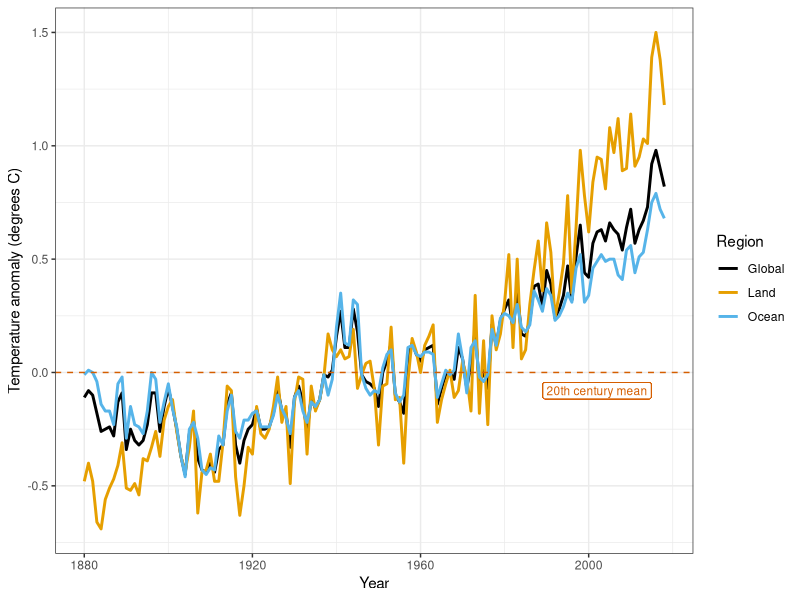
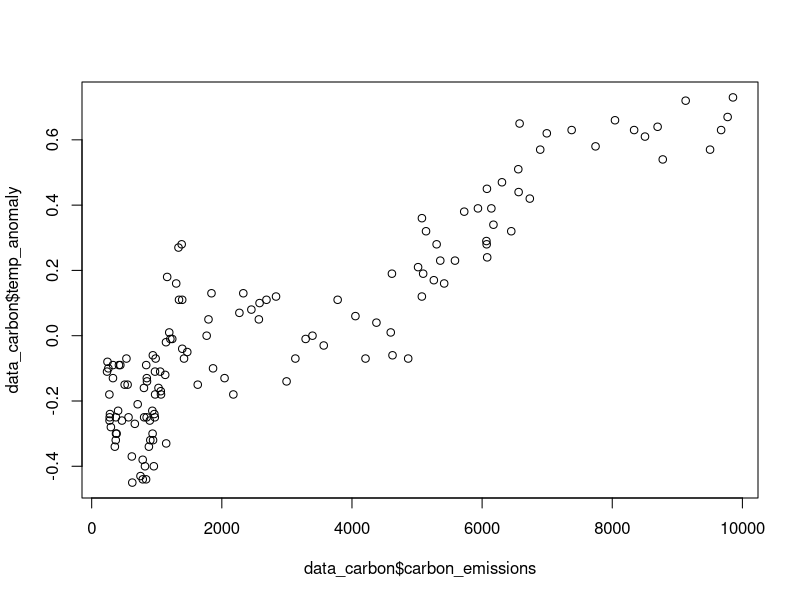
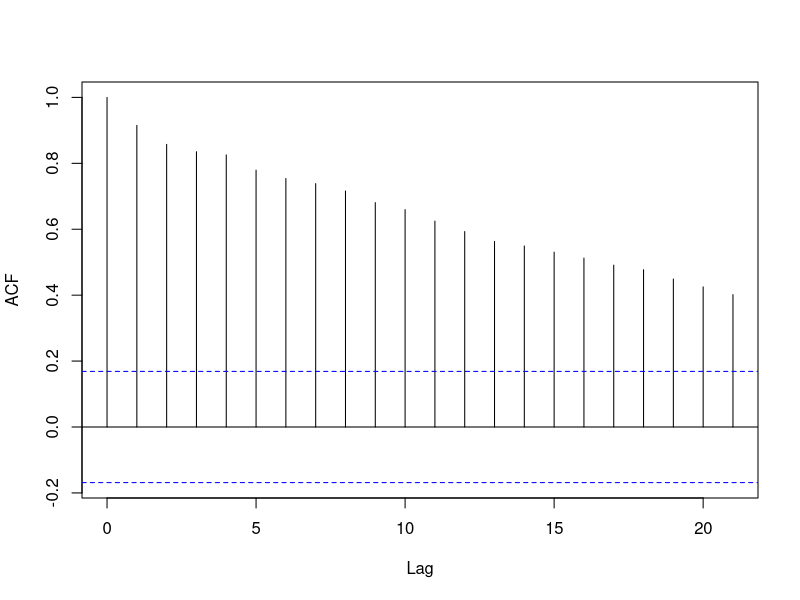

R code for these plots, in order: (Note: this script raises an error after producing the figures.)
# -----------------------------
# Teaching example:  climate change data
# -----------------------------

rm(list=ls())

library(dslabs)
library(tidyverse)
library(vegan)
library(sandwich)
library(Hmisc)
library(kableExtra)
library(splines)
library(effects) 
library(lmtest)


# Load data from R-package dslabs
data(temp_carbon)
temp_carbon <- temp_carbon[order(temp_carbon$year),]
data_carbon <- temp_carbon[temp_carbon$year > 1879 & temp_carbon$year <2015, c("temp_anomaly", "carbon_emissions", "year")]


# Set colorblind-friendly color palette
colorblind_palette <- c("black", "#E69F00", "#56B4E9", "#009E73",
                        "#CC79A7", "#F0E442", "#0072B2", "#D55E00")


# Line plot of anthropogenic carbon emissions over 250+ years
temp_carbon %>%
  select(Year = year, Global = temp_anomaly, Land = land_anomaly, Ocean = ocean_anomaly) %>%
  gather(Region, Temp_anomaly, Global:Ocean) %>%
  ggplot(aes(Year, Temp_anomaly, col = Region)) +
  geom_line(size = 1) +
  theme_bw() +
  geom_hline(aes(yintercept = 0), col = colorblind_palette[8], lty = 2) +
  geom_label(aes(x = 2002, y = -.08), col = colorblind_palette[8], 
             label = "20th century mean", size = 3) +
  ylab("Temperature anomaly (degrees C)") +
  xlim(c(1880, 2018)) +
  scale_color_manual(values = colorblind_palette) 


# Redundancy analysis
redun(~data_carbon$year+data_carbon$carbon_emissions)

# Correlation matrix
cor(data_carbon)
plot(data_carbon$carbon_emissions,data_carbon$temp_anomaly)

# Test for autocorrelation function of temperature nomalies
acf(data_carbon$temp_anomaly,main='')


#----------------------------- Model building ------------------------------------
# Simple models with HAC estimator
# define a covariance function
# the following estimator is defined according to section 3.2 in 
# https://cran.r-project.org/web/packages/sandwich/vignettes/sandwich.pdf
# (for the function parameters, see the paragraph on p 7)
vcov_function <- function(x,...) {
  kernHAC(x, order.by = ~ year, 
          data = data_carbon,
          bw = bwAndrews, 
          kernel = "Quadratic Spectral", 
          approx = "AR(1)")
}

# Build the univariable and the multivariable linear models
lm.res1 <- (lm(temp_anomaly ~ year, data=data_carbon))
coeftest(lm.res1, vcov. = kernHAC)
confint(coeftest(lm.res1, vcov. = kernHAC))

lm.res2 <- (lm(temp_anomaly ~ carbon_emissions, data=data_carbon))
coeftest(lm.res2, vcov. = kernHAC)
confint(coeftest(lm.res2, vcov. = kernHAC))

lm.res3 <- (lm(temp_anomaly ~ year + carbon_emissions, data=data_carbon))
coeftest(lm.res3, vcov. = kernHAC)
confint(coeftest(lm.res3, vcov. = kernHAC))
vif(lm.res3)



# Model selection including non-linear relationships
fit.lm <- list()
var_year<- c('year', paste0('ns(year,df=',3:5,')'))
var_carbon <-c('carbon_emissions', paste0('ns(carbon_emissions,df=',3:5,')'))
var_combs <- expand.grid(var_year, var_carbon)
lm_formula <- c(var_year,var_carbon, apply(var_combs, 1, paste, collapse="+"))

fit.lm <- lapply(lm_formula, function(x) lm(as.formula(paste0("temp_anomaly~", x)),  data=data_carbon))
eff.time <- c(var_year,rep('-',4), paste0(var_combs[,1]))
eff.carbon <- c(rep('-',4), var_carbon, paste0(var_combs[,2]))

fit.lm.stats <- data.frame(t(sapply(1:length(fit.lm), function(x) c(paste0('Model ',x),
                                                                    summary(fit.lm[[x]])$df[1], 
                                                                    round(AIC(fit.lm[[x]]),2),
                                                                    round(extractAIC(fit.lm[[x]], k=2)[2],2),
                                                                    round(BIC(fit.lm[[x]]),2), 
                                                                    round(summary(fit.lm[[x]])$adj.r.squared,2), 
                                                                    round(sum((data_carbon$temp_anomaly-fit.lm[[x]]$fitted.values)^2),2),
                                                                    round(sum(fit.lm[[x]]$residuals^2),2)))))
fit.lm.stats <- cbind(fit.lm.stats[,1], eff.time,eff.carbon, fit.lm.stats[,2:ncol(fit.lm.stats)])
colnames(fit.lm.stats) <- c('Model','Time effect','Carbon effect','df', 'AIC','AICc', 'BIC', 'adj R2', 'MSE', 'SSE')
fit.lm.stats


# Final model according to AIC
fit.final <- lm(temp_anomaly ~ year + ns(carbon_emissions,df=5), data=data_carbon)
coeftest(fit.final, vcov. = kernHAC)
confint(coeftest(fit.final, vcov. = kernHAC))

# Effect plots
eff.temp <- allEffects(fit.final)
as.data.frame(eff.temp$year)
as.data.frame(eff.temp$`ns(carbon_emissions,df=5)`)

plot(allEffects(fit.final)[1], main="", xlab=c("Year"), ylab="Temperature anomaly [C?]")
plot(allEffects(fit.final)[2], main="", xlab=c("Carbon emissions [mt]"), ylab="Temperature anomaly [C?]")
